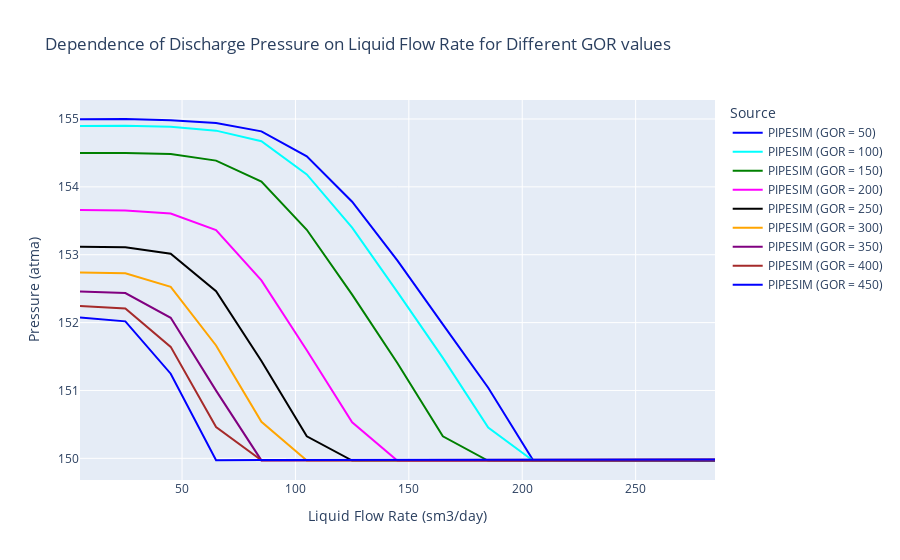

The notebook cell this image was saved under:
### Markdown cell above
# Сравнение расчета давления на выходе ЭЦН в PIPESIM (флюид - нефть) / Comparison of ESP Discharge Pressure Calculation in PIPESIM (fluid - oil)

### Code cell
if empty_key not in loaded_results_data[resuts_key_p_dis_pipesim_dif_gor][results_key_pipesim]:

    fig = go.Figure()

    # Доступные цвета для линий
    all_colors = ['blue', 'cyan', 'green', 'magenta', 'black', 'orange', 'purple', 'brown']
    used_colors = set()

    # Итерируем по GOR
    for gor_value in loaded_results_data[resuts_key_p_dis_pipesim_dif_gor][results_key_pipesim][p_dis_oil_key]:
        color = all_colors[len(used_colors) % len(all_colors)]
        used_colors.add(color)

        # Получаем данные для PIPESIM и Unifloc
        pressure_pipesim = loaded_results_data[resuts_key_p_dis_pipesim_dif_gor][results_key_pipesim][p_dis_oil_key][gor_value][pressure_key_atma]
        liquid_rate_pipesim = loaded_results_data[resuts_key_p_dis_pipesim_dif_gor][results_key_pipesim][p_dis_oil_key][gor_value][liquid_flowrate_key_sm3_day]
        
        # Добавляем данные для PIPESIM
        fig.add_trace(go.Scatter(x=liquid_rate_pipesim , y=pressure_pipesim, mode='lines',
                                name=f'PIPESIM (GOR = {gor_value})', line=dict(color=color)))

    # Настройки графика
    fig.update_layout(
        title='Dependence of Discharge Pressure on Liquid Flow Rate for Different GOR values',
        xaxis_title='Liquid Flow Rate (sm3/day)',
        yaxis_title='Pressure (atma)',
        legend_title='Source'
    )

    # Показываем график
    fig.show()
else:
    print("Результаты расчета отсутствуют.")

### Figure 1 — Plotly figure (JSON) as saved in the notebook; plotly's stock layout.template omitted (floating-point values rounded to 4 significant figures)
{"data": [{"line": {"color": "blue"}, "mode": "lines", "name": "PIPESIM (GOR = 50)", "type": "scatter", "x": [5, 25, 45, 65, 85, 105, 125, 145, 165, 185, 205, 225, 245, 265, 285], "y": [155.0, 155.0, 155.0, 154.9, 154.8, 154.4, 153.8, 152.9, 152.0, 151.0, 150.0, 150.0, 150.0, 150.0, 150.0]}, {"line": {"color": "cyan"}, "mode": "lines", "name": "PIPESIM (GOR = 100)", "type": "scatter", "x": [5, 25, 45, 65, 85, 105, 125, 145, 165, 185, 205, 225, 245, 265, 285], "y": [154.9, 154.9, 154.9, 154.8, 154.7, 154.2, 153.4, 152.4, 151.5, 150.5, 150.0, 150.0, 150.0, 150.0, 150.0]}, {"line": {"color": "green"}, "mode": "lines", "name": "PIPESIM (GOR = 150)", "type": "scatter", "x": [5, 25, 45, 65, 85, 105, 125, 145, 165, 185, 205, 225, 245, 265, 285], "y": [154.5, 154.5, 154.5, 154.4, 154.1, 153.4, 152.4, 151.4, 150.3, 150.0, 150.0, 150.0, 150.0, 150.0, 150.0]}, {"line": {"color": "magenta"}, "mode": "lines", "name": "PIPESIM (GOR = 200)", "type": "scatter", "x": [5, 25, 45, 65, 85, 105, 125, 145, 165, 185, 205, 225, 245, 265, 285], "y": [153.7, 153.7, 153.6, 153.4, 152.6, 151.6, 150.5, 150.0, 150.0, 150.0, 150.0, 150.0, 150.0, 150.0, 150.0]}, {"line": {"color": "black"}, "mode": "lines", "name": "PIPESIM (GOR = 250)", "type": "scatter", "x": [5, 25, 45, 65, 85, 105, 125, 145, 165, 185, 205, 225, 245, 265, 285], "y": [153.1, 153.1, 153.0, 152.5, 151.4, 150.3, 150.0, 150.0, 150.0, 150.0, 150.0, 150.0, 150.0, 150.0, 150.0]}, {"line": {"color": "orange"}, "mode": "lines", "name": "PIPESIM (GOR = 300)", "type": "scatter", "x": [5, 25, 45, 65, 85, 105, 125, 145, 165, 185, 205, 225, 245, 265, 285], "y": [152.7, 152.7, 152.5, 151.7, 150.5, 150.0, 150.0, 150.0, 150.0, 150.0, 150.0, 150.0, 150.0, 150.0, 150.0]}, {"line": {"color": "purple"}, "mode": "lines", "name": "PIPESIM (GOR = 350)", "type": "scatter", "x": [5, 25, 45, 65, 85, 105, 125, 145, 165, 185, 205, 225, 245, 265, 285], "y": [152.5, 152.4, 152.1, 151.0, 150.0, 150.0, 150.0, 150.0, 150.0, 150.0, 150.0, 150.0, 150.0, 150.0, 150.0]}, {"line": {"color": "brown"}, "mode": "lines", "name": "PIPESIM (GOR = 400)", "type": "scatter", "x": [5, 25, 45, 65, 85, 105, 125, 145, 165, 185, 205, 225, 245, 265, 285], "y": [152.2, 152.2, 151.6, 150.5, 150.0, 150.0, 150.0, 150.0, 150.0, 150.0, 150.0, 150.0, 150.0, 150.0, 150.0]}, {"line": {"color": "blue"}, "mode": "lines", "name": "PIPESIM (GOR = 450)", "type": "scatter", "x": [5, 25, 45, 65, 85, 105, 125, 145, 165, 185, 205, 225, 245, 265, 285], "y": [152.1, 152.0, 151.2, 150.0, 150.0, 150.0, 150.0, 150.0, 150.0, 150.0, 150.0, 150.0, 150.0, 150.0, 150.0]}], "layout": {"legend": {"title": {"text": "Source"}}, "title": {"text": "Dependence of Discharge Pressure on Liquid Flow Rate for Different GOR values"}, "xaxis": {"title": {"text": "Liquid Flow Rate (sm3/day)"}}, "yaxis": {"title": {"text": "Pressure (atma)"}}}}
